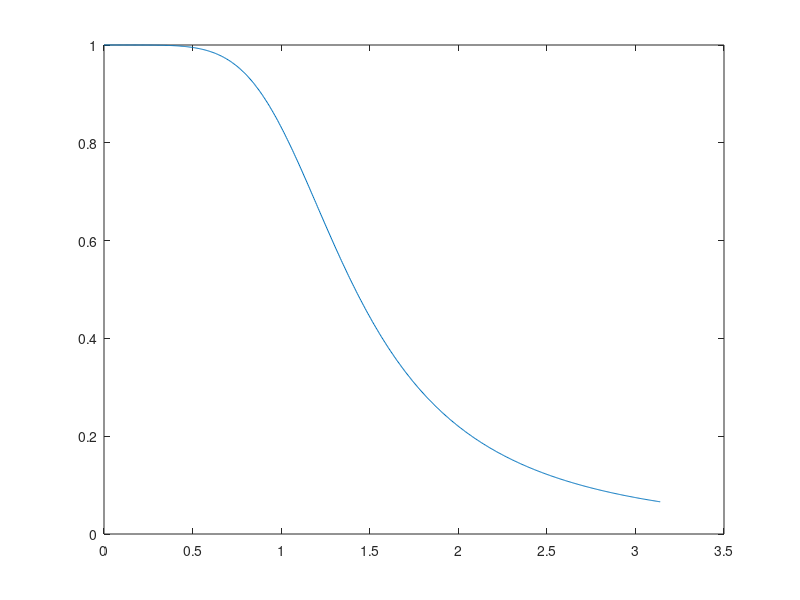
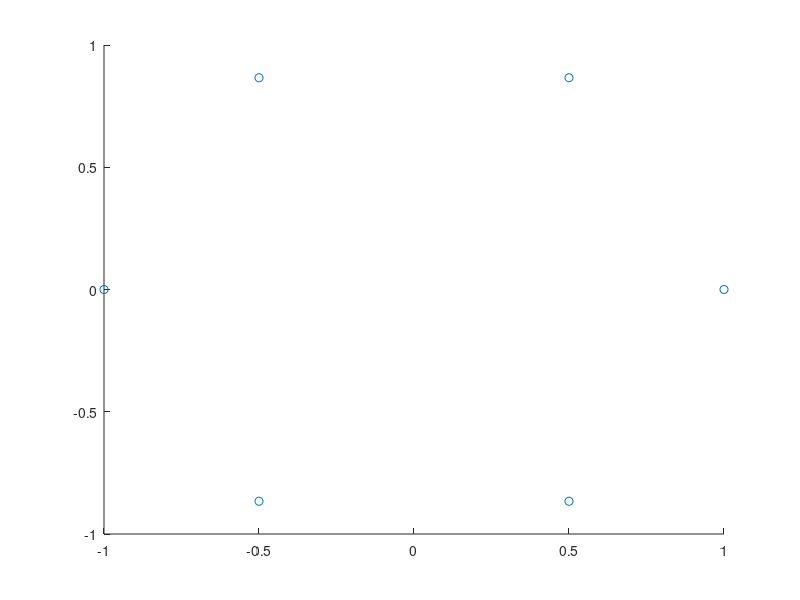
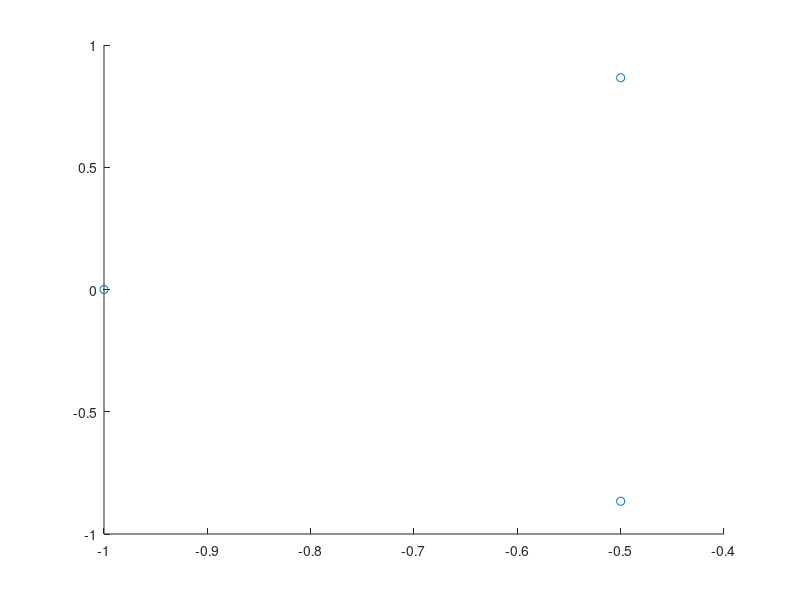

These charts were generated, in order, by the following MATLAB code:
clc
close all
clear all
 
wp=0.9;%input('Enter the passband cutoff frequency;');
delp=0.8;%input('Enter the passband limit');
%Order%
e=(1/delp)^2;
N=(log(e-1))/(2*log(wp));
r=round(N);
j=sqrt(-1);
w3=0:(2*r)-1;
s=zeros(1,2*r);
 
K1=(delp^-1)-1;
R=log10(wp)-(0.5*log10(K1)/N);
wc=10^R;
w=0:0.005:pi;
F=ones(1,length(w));
for k=1:length(w)
    F(k)=1/sqrt((1+(w(k)/wc)^(2*N)));
end
figure;
plot(w,abs(F))
 
for i=1:length(w3)
s(i)=exp((j*(2*w3(i)+1+r)*pi)/(2*r));
end
w1=0:length(s)-1;
figure;
scatter(real(s),imag(s))
pol=zeros(1,(length(s)/2));
 
for i=1:(length(s)/2)
        pol(i)=s(i);  
end
w2=0:(length(s)/2)-1;
figure;
scatter(real(pol),imag(pol))
